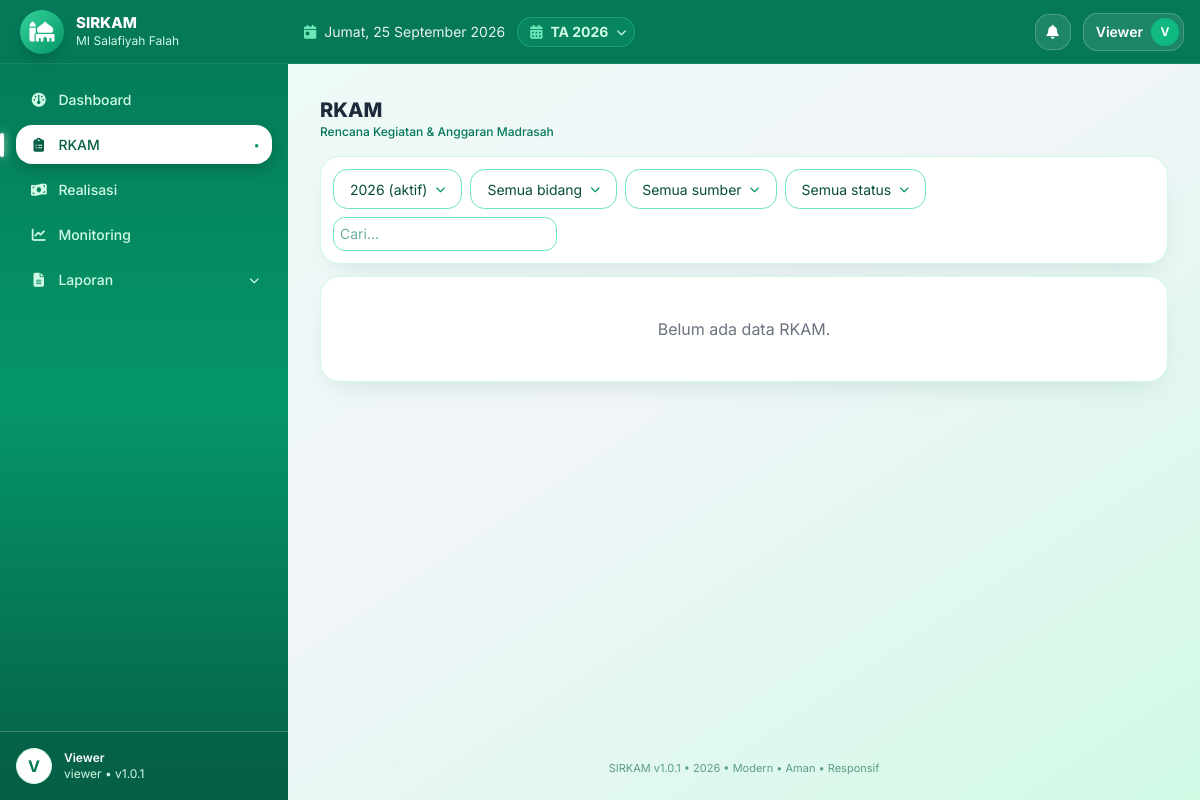
The app's page /rkam (signed in) with its own data.
### tables this page shows
CREATE TABLE IF NOT EXISTS app_settings (
  id INT UNSIGNED AUTO_INCREMENT PRIMARY KEY,
  skey VARCHAR(100) NOT NULL UNIQUE,
  svalue TEXT NULL
);

CREATE TABLE IF NOT EXISTS madrasah (
  id INT UNSIGNED AUTO_INCREMENT PRIMARY KEY,
  nama_madrasah VARCHAR(150) NOT NULL DEFAULT 'MI Salafiyah',
  nsm VARCHAR(30) NULL,
  npsn VARCHAR(30) NULL,
  alamat TEXT NULL,
  desa VARCHAR(100) NULL,
  kecamatan VARCHAR(100) NULL,
  kabupaten VARCHAR(100) NULL,
  provinsi VARCHAR(100) NULL,
  kode_pos VARCHAR(10) NULL,
  email VARCHAR(100) NULL,
  telepon VARCHAR(30) NULL,
  nama_kepala VARCHAR(100) NULL,
  nip_kepala VARCHAR(50) NULL,
  kepala_guru_id INT UNSIGNED NULL,
  nama_bendahara VARCHAR(100) NULL,
  nip_bendahara VARCHAR(50) NULL,
  bendahara_guru_id INT UNSIGNED NULL,
  logo VARCHAR(255) NULL,
  created_at TIMESTAMP DEFAULT CURRENT_TIMESTAMP,
  updated_at TIMESTAMP DEFAULT CURRENT_TIMESTAMP ON UPDATE CURRENT_TIMESTAMP
);

CREATE TABLE IF NOT EXISTS tahun_anggaran (
  id INT UNSIGNED AUTO_INCREMENT PRIMARY KEY,
  tahun INT NOT NULL UNIQUE,
  tanggal_mulai DATE NULL,
  tanggal_selesai DATE NULL,
  status ENUM('draft','aktif','selesai','dikunci') NOT NULL DEFAULT 'draft',
  keterangan TEXT NULL,
  created_at TIMESTAMP DEFAULT CURRENT_TIMESTAMP,
  updated_at TIMESTAMP DEFAULT CURRENT_TIMESTAMP ON UPDATE CURRENT_TIMESTAMP,
  INDEX idx_tahun (tahun),
  INDEX idx_status (status)
);

### index.php (called while the page is built, shortened)
<?php
require_once __DIR__.'/config/bootstrap.php';
$url=trim($_GET['url']??'',"/");
$p=explode('/',$url);$page=$p[0];$arg=$p[1]??null;$arg2=$p[2]??null;
$content='';$title='Dashboard';
try{
switch($page){
case 'rkam':
  if($arg==='detail'&&$arg2){Rbac::check('rkam.view');$title='Detail RKAM';$_GET['id']=$arg2;ob_start();require __DIR__.'/modules/rkam/detail.php';$content=ob_get_clean();}
  else{Rbac::check('rkam.view');$title='RKAM';ob_start();require __DIR__.'/modules/rkam/list.php';$content=ob_get_clean();}
  break;
}
}catch(Throwable $e){error_log($e->getMessage());$content='<div class="bg-red-50 border border-red-200 p-4 rounded">Terjadi kesalahan sistem.</div>';}
require __DIR__.'/views/layouts/main.php';

### core/Security.php (called while the page is built, shortened)
<?php
class Security{
public static function e($s){return htmlspecialchars((string)($s??''),ENT_QUOTES,'UTF-8');}
}

### core/Helper.php (called while the page is built, shortened)
<?php
class Helper{
public static function setting($pdo,$k,$d=''){$s=$pdo->prepare("SELECT svalue FROM app_settings WHERE skey=?");$s->execute([$k]);$r=$s->fetchColumn();return $r!==false?$r:$d;}
public static function tahunAktif($pdo){$s=$pdo->query("SELECT * FROM tahun_anggaran WHERE status='aktif' LIMIT 1");$r=$s->fetch();if(!$r){$s=$pdo->query("SELECT * FROM tahun_anggaran ORDER BY tahun DESC LIMIT 1");$r=$s->fetch();}return $r;}
}

### core/Auth.php (called while the page is built, shortened)
<?php
class Auth{
public static function user(){return $_SESSION['user']??null;}
public static function role(){return $_SESSION['role']??null;}
}

### modules/rkam/list.php (the view, shortened to what this page needs)
<?php
$th=Helper::tahunAktif($pdo);
$f_tahun=(int)($_GET['tahun']??($th['id']??0));
$f_bidang=$_GET['bidang']??'';$f_sumber=$_GET['sumber']??'';$f_status=$_GET['status']??'';$q=trim($_GET['q']??'');
$w=['1=1'];$p=[];
if($f_tahun){$w[]='k.tahun_id=?';$p[]=$f_tahun;}
$s=$pdo->prepare("SELECT k.*,b.nama_bidang,g.kode AS g_kode,g.nama_kegiatan AS g_nama,g.bidang_id AS g_bidang,gb.nama_bidang AS g_bidang_nama,(SELECT COALESCE(SUM(jumlah),0) FROM realisasi WHERE rkam_id=k.id) AS jml_real FROM rkam k LEFT JOIN bidang b ON b.id=k.bidang_id LEFT JOIN kegiatan g ON g.id=k.kegiatan_id LEFT JOIN bidang gb ON gb.id=g.bidang_id WHERE ".implode(' AND ',$w)." ORDER BY k.id DESC LIMIT 200");
$s->execute($p);$rows=$s->fetchAll();
$canAdd=in_array(Auth::role(),['superadmin','bendahara','operator']);
?>
<div class="bg-white p-3 rounded shadow mb-3 no-print">
<form class="flex flex-wrap gap-2 text-sm" method="GET" action="<?=BASE_URL?>rkam" id="fRkam">
<input name="q" value="<?=Security::e($q)?>" placeholder="Cari..." class="border rounded p-1.5" oninput="clearTimeout(window.__qT);window.__qT=setTimeout(()=>this.form.submit(),700)">
</form></div>
<div class="bg-white rounded shadow overflow-auto">
<?php if(!$rows):?><div class="p-10 text-center text-gray-500">Belum ada data RKAM.<br></div>
<?php else:?>
<?php $no=1;foreach($rows as $r):$sisa=(float)$r['total_anggaran']-(float)$r['jml_real'];$pers=Helper::persen($r['jml_real'],$r['total_anggaran']);$bd=$r['g_bidang_nama']??$r['nama_bidang']??'-';?>
<tr class="border-b hover:bg-gray-50"><td class="p-2"><?=$no++?></td><td class="p-2"><div class="text-xs text-gray-500"><?=Security::e($r['nomor_dokumen']??'')?> • <?=Security::e($r['kode_kegiatan']??'')?></div><a href="<?=BASE_URL?>rkam/detail/<?=$r['id']?>" class="font-semibold text-emerald-800"><?=Security::e($r['nama_kegiatan'])?></a></td>
<td class="p-2"><?=Security::e($bd)?></td><td class="p-2 text-right"><?=Security::rupiah($r['total_anggaran'])?></td><td class="p-2 text-right"><?=Security::rupiah($r['jml_real'])?></td><td class="p-2 text-right"><?=Security::rupiah($sisa)?></td><td class="p-2"><?=$pers?>%</td><td class="p-2"><?=Helper::badgeStatus($r['status'])?></td>
<td class="p-2 whitespace-nowrap no-print"><a href="<?=BASE_URL?>rkam/detail/<?=$r['id']?>" title="Detail" class="btn-ic btn-view"><i class="fa-solid fa-eye"></i></a><?php if($canAdd):?> <button onclick="rkamForm(<?=$r['id']?>)" title="Edit" class="btn-ic btn-edit"><i class="fa-solid fa-pen-to-square"></i></button> <button onclick="rkamDel(<?=$r['id']?>)" title="Hapus" class="btn-ic btn-del"><i class="fa-solid fa-trash-can"></i></button><?php endif;?></td></tr>
<?php endforeach;?></tbody></table><?php endif;?></div>

### views/layouts/main.php (shortened to what this page needs)
<!DOCTYPE html><html lang="id"><head><meta charset="UTF-8"><meta name="viewport" content="width=device-width,initial-scale=1">
<script src="https://cdn.tailwindcss.com"></script><script src="https://cdn.jsdelivr.net/npm/sweetalert2@11"></script>
<link rel="stylesheet" href="https://cdnjs.cloudflare.com/ajax/libs/font-awesome/6.5.2/css/all.min.css">
</head>
<body class="bg-gradient-to-br from-emerald-50 via-slate-100 to-emerald-100 min-h-screen text-slate-800">
<?php $u=Auth::user(); $role=Auth::role(); if($role==='superadmin'){$notif=$pdo->query("SELECT COUNT(*) c FROM notifications WHERE is_read=0")->fetchColumn();}else{$nq=$pdo->prepare("SELECT COUNT(*) c FROM notifications WHERE is_read=0 AND (role_target=? OR role_target IS NULL OR role_target='' OR user_id=?)");$nq->execute([$role,Auth::id()]);$notif=$nq->fetchColumn();} $initial=strtoupper(substr($u['nama']??'U',0,1)); $mlogo=$pdo->query("SELECT logo,nama_madrasah FROM madrasah WHERE id=1")->fetch(); $appName=Helper::setting($pdo,'app_name','SIRKAM'); $appVer=Helper::setting($pdo,'sys_version',APP_VERSION); $thAktif=Helper::tahunAktif($pdo); $thList=$pdo->query("SELECT id,tahun,status FROM tahun_anggaran ORDER BY tahun DESC")->fetchAll(); ?>
<div class="flex min-h-screen">
<aside id="sidebar" class="bg-gradient-to-b from-emerald-700 via-emerald-600 to-emerald-800 text-white hidden md:flex flex-col no-print fixed md:sticky top-0 inset-y-0 left-0 z-40 w-72 h-screen shrink-0 overflow-hidden">
<div class="h-16 px-5 flex items-center gap-3 shrink-0 bg-emerald-700 border-b border-white/10">
<?php $logoFile=!empty($mlogo['logo'])?__DIR__.'/../../uploads/logo/'.$mlogo['logo']:''; $logoOk=$logoFile&&is_file($logoFile); $logoV=$logoOk?filemtime($logoFile):0; ?>
<?php if($logoOk):?><img src="<?=BASE_URL?>uploads/logo/<?=Security::e($mlogo['logo'])?>?v=<?=$logoV?>" class="w-11 h-11 rounded-2xl object-contain bg-white p-1 shadow-lg"><?php else:?><div class="w-11 h-11 rounded-2xl bg-gradient-to-br from-emerald-400 to-emerald-600 flex items-center justify-center text-xl shadow-lg"><i class="fa-solid fa-mosque"></i></div><?php endif;?>
<div class="min-w-0"><div class="font-extrabold text-[15px] leading-tight truncate"><?=Security::e($appName)?></div><div class="text-xs text-emerald-100 truncate"><?=Security::e($mlogo['nama_madrasah']??'')?></div></div></div>
<?php $cur=$page??'dashboard'; if($cur==='print'||$cur==='export')$cur='laporan'; ?>
<nav class="flex-1 p-4 space-y-1.5 text-sm overflow-y-auto" id="nav">
<a href="<?=BASE_URL?>" data-p="dashboard" class="navlink <?=($cur==='dashboard'?'active':'')?>"><i class="fa-solid fa-gauge w-5 text-center"></i> Dashboard</a>
<a href="<?=BASE_URL?>rkam" data-p="rkam" class="navlink <?=($cur==='rkam'?'active':'')?>"><i class="fa-solid fa-clipboard-list w-5 text-center"></i> RKAM</a>
<a href="<?=BASE_URL?>realisasi" data-p="realisasi" class="navlink <?=($cur==='realisasi'?'active':'')?>"><i class="fa-solid fa-money-bill-wave w-5 text-center"></i> Realisasi</a>
<a href="<?=BASE_URL?>monitoring" data-p="monitoring" class="navlink <?=($cur==='monitoring'?'active':'')?>"><i class="fa-solid fa-chart-line w-5 text-center"></i> Monitoring</a>
<div>
<button type="button" onclick="toggleLap()" class="navlink parent w-full text-left <?=($cur==='laporan'?'active':'')?>"><i class="fa-solid fa-file-lines w-5 text-center"></i> <span>Laporan</span> <i id="lchev" class="fa-solid fa-chevron-down text-[10px] transition-transform"></i></button>
</div>
</nav>
<div class="p-4 border-t border-white/20 flex items-center gap-3 shrink-0 bg-emerald-800/60">
<div class="w-9 h-9 rounded-full bg-white text-emerald-700 flex items-center justify-center font-bold"><?=$initial?></div>
<div class="text-xs"><div class="font-semibold text-white"><?=Security::e($u['nama']??'')?></div><div class="text-emerald-100"><?=Security::e($role)?> • v<?=Security::e($appVer)?></div></div></div></aside>
<div class="flex-1 flex flex-col min-w-0 md:ml-0">
<header class="sticky top-0 z-20 bg-emerald-700 text-white px-4 h-16 flex items-center gap-3 no-print shrink-0 border-b border-white/10">
<?php $hari=['Senin','Selasa','Rabu','Kamis','Jumat','Sabtu','Minggu']; $bulan=[1=>'Januari','Februari','Maret','April','Mei','Juni','Juli','Agustus','September','Oktober','November','Desember']; ?>
<div class="hidden sm:flex items-center gap-2 text-white/90 text-sm"><i class="fa-solid fa-calendar-day text-emerald-300"></i><span><?=$hari[date('N')-1]?>, <?=date('j')?> <?=$bulan[(int)date('n')]?> <?=date('Y')?></span></div>
<div class="relative">
<button onclick="toggleTahun(event)" title="Tahun Anggaran Aktif" class="hidden sm:flex items-center gap-2 bg-emerald-500/20 border border-emerald-400/40 text-emerald-100 rounded-full pl-3 pr-2 py-1 text-sm hover:bg-emerald-500/30"><i class="fa-solid fa-calendar-days text-emerald-300"></i><span class="font-bold">TA <?=Security::e($thAktif['tahun']??'-')?></span><i class="fa-solid fa-chevron-down text-[10px]"></i></button>
</div>
<div class="ml-auto flex items-center gap-3 text-sm">
<div class="relative">
<button onclick="toggleNotif(event)" class="relative w-9 h-9 rounded-xl bg-white/10 border border-white/20 text-white hover:bg-white/20"><i class="fa-solid fa-bell"></i></button>
</div>
<div class="relative" id="userWrap">
<button type="button" aria-haspopup="true" onclick="toggleUser(event)" onmouseenter="showUser()" class="flex items-center gap-2 bg-white/10 border border-white/20 rounded-full pl-3 pr-1 py-1 hover:bg-white/20"><span class="font-semibold text-white text-sm max-w-32 truncate"><?=Security::e($u['nama']??'')?></span><span class="w-7 h-7 rounded-full bg-emerald-500 text-white flex items-center justify-center text-xs font-bold shrink-0"><?=$initial?></span></button>
</div></div></header>
<main class="p-4 md:p-8 flex-1 max-w-7xl w-full mx-auto">
<div class="mb-4"><div class="font-extrabold text-xl text-slate-800"><?=Security::e($title??'')?></div><div class="text-xs text-emerald-700 font-medium">Rencana Kegiatan & Anggaran Madrasah</div></div>
<?=$content??''?></main>
<footer class="px-6 pb-6 text-center text-[11px] text-emerald-800/60 no-print"><?=Security::e($appName)?> v<?=Security::e($appVer)?> • <?=date('Y')?> • Modern • Aman • Responsif</footer></div></div>
</body></html>

### views/layouts/main.php (style rules this page uses)
body { font-family:'Inter',system-ui,sans-serif }
html { scroll-behavior:smooth }
* { scrollbar-width:thin;scrollbar-color:#cbd5e1 transparent }
input:not([type=checkbox]):not([type=radio]):not([type=submit]):not([type=button]):not(.swal2-input),select,textarea { border:1.5px solid #6ee7b7 !important;border-radius:.75rem !important;background:#fff !important;color:#064e3b !important }
input::placeholder,textarea::placeholder { color:#6bafa0 !important }
input::placeholder,textarea::placeholder { text-transform:capitalize !important }
.bg-white { border:1px solid #d1fae5 }
.navlink { position:relative;display:flex;align-items:center;gap:.6rem;padding:.6rem .8rem;border-radius:1rem;color:#d1fae5;font-weight:500;transition:.15s }
.navlink.active { background:#fff;color:#065f46;box-shadow:0 4px 14px rgba(0,0,0,.2) }
.navlink.active::before { content:'';position:absolute;left:-1rem;top:20%;bottom:20%;width:4px;border-radius:99px;background:#fff;box-shadow:0 0 8px rgba(255,255,255,.8) }
.navlink.active::after { content:'●';margin-left:auto;font-size:8px;color:#059669 }
#mchev,#lchev { margin-left:auto;flex-shrink:0 }
.rounded { border-radius:.9rem !important }
.rounded-xl { border-radius:1.25rem !important }
.rounded-2xl { border-radius:1.5rem !important }
.bg-white { border-radius:1.25rem !important;box-shadow:0 12px 30px -14px rgba(6,95,70,.18) !important }
button:not(.swal2-confirm):not(.swal2-cancel):not(.swal2-close) { border-radius:.9rem !important }
input.rounded,input.rounded-lg,input.rounded-xl,input.rounded-2xl,select.rounded,select.rounded-lg,select.rounded-xl,select.rounded-2xl,textarea.rounded,textarea.rounded-lg,textarea.rounded-xl,textarea.rounded-2xl,.dd.rounded,.dd.rounded-lg,.dd.rounded-xl,.dd.rounded-2xl { border-radius:1.25rem !important }

### records on screen
app_settings: svalue "SIRKAM"
madrasah: nama_madrasah "MI Salafiyah Falah"
app_settings: svalue "1.0.1"
tahun_anggaran: tahun "2026"

### other values on screen
$initial "V"
Security::e($u['nama']??'') "Viewer"
Security::e($role) "viewer"
Security::e($title??'') "RKAM"
